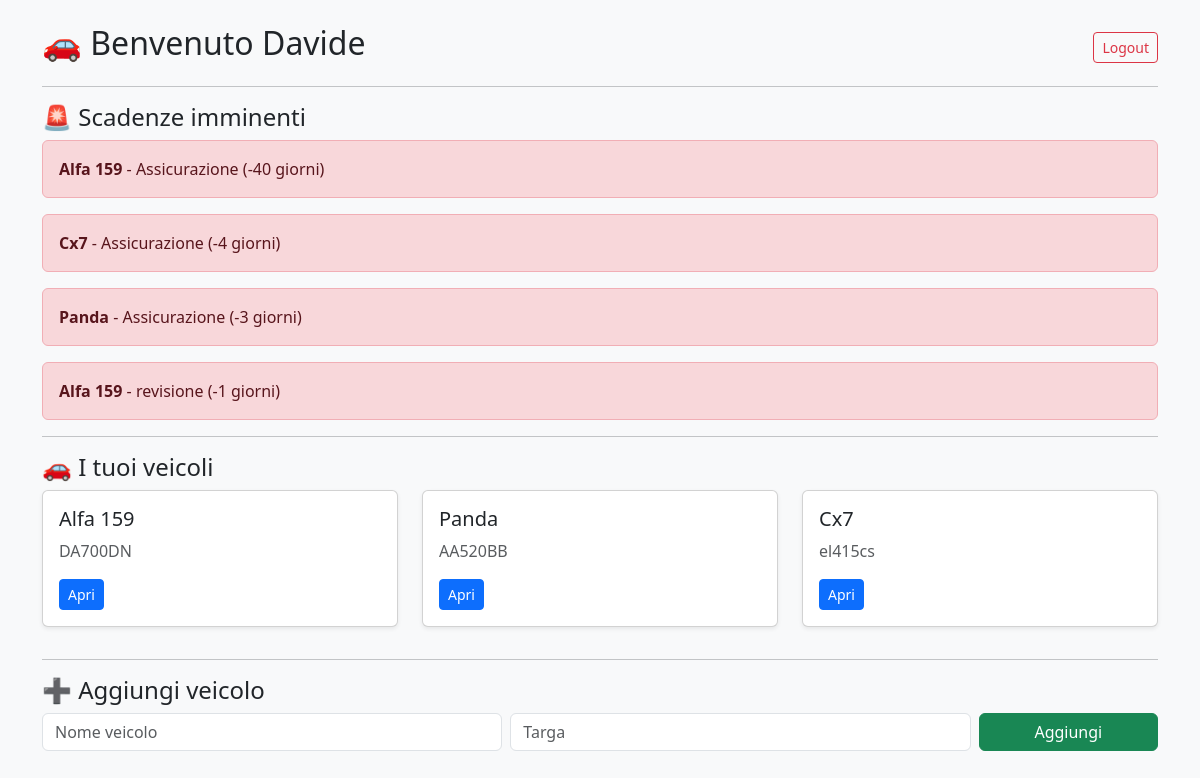
The page / (signed in) on the database its author committed.
### tables this page shows
CREATE TABLE deadlines (
        id INTEGER PRIMARY KEY AUTOINCREMENT,
        vehicle_id INTEGER,
        description TEXT,
        due_date TEXT
    );

CREATE TABLE vehicles (
        id INTEGER PRIMARY KEY AUTOINCREMENT,
        user_id INTEGER,
        name TEXT,
        plate TEXT
    );

### app.py (the view)
@app.route("/")
def home():
    if "user_id" not in session:
        return redirect("/login")
    vehicles = database.get_vehicles_by_user(session["user_id"])
    deadlines = database.get_all_deadlines_by_user(session["user_id"])
    today = datetime.today()
    alerts = []
    for d in deadlines:
        if not d["due_date"]:
            continue
        due_date = datetime.strptime(d["due_date"], "%Y-%m-%d")
        days_left = (due_date - today).days
        if days_left <= 30:
            if days_left <= 10:
                status = "red"
            else:
                status = "yellow"
            alerts.append({
                "vehicle": d["vehicle_name"],
                "description": d["description"],
                "due_date": d["due_date"],
                "days_left": days_left,
                "status": status
            })
    return render_template(
        "home.html",
        name=session.get("name", "Utente"),
        vehicles=vehicles,
        alerts=alerts
    )

### database.py (called while the page is built)
def get_connection():
    conn = sqlite3.connect(DB_NAME)
    conn.row_factory = sqlite3.Row
    return conn

def get_vehicles_by_user(user_id):
    conn = get_connection()
    cursor = conn.cursor()
    cursor.execute("""
    SELECT * FROM vehicles WHERE user_id = ?
    """, (user_id,))
    vehicles = cursor.fetchall()
    conn.close()
    return vehicles

def get_all_deadlines_by_user(user_id):
    conn = get_connection()
    cursor = conn.cursor()
    cursor.execute("""
    SELECT deadlines.*, vehicles.name as vehicle_name
    FROM deadlines
    JOIN vehicles ON deadlines.vehicle_id = vehicles.id
    WHERE vehicles.user_id = ?
    ORDER BY due_date ASC
    """, (user_id,))
    data = cursor.fetchall()
    conn.close()
    return data

### templates/home.html (shortened to what this page needs)
<!DOCTYPE html>
<html>
<head>
    <link href="https://cdn.jsdelivr.net/npm/bootstrap@5.3.0/dist/css/bootstrap.min.css" rel="stylesheet">
</head>
<body class="bg-light">
<div class="container mt-4">
    <div class="d-flex justify-content-between align-items-center">
        <h2>🚗 Benvenuto {{ name }}</h2>
        <a href="/logout" class="btn btn-outline-danger btn-sm">Logout</a>
    </div>
    <hr>
    <h4>🚨 Scadenze imminenti</h4>
    {% for a in alerts %}
        <div class="alert
            {% if a.status == 'red' %} alert-danger
            {% elif a.status == 'yellow' %} alert-warning
            {% endif %}
        ">
            <b>{{ a.vehicle }}</b> - {{ a.description }}
            ({{ a.days_left }} giorni)
        </div>
    {% endfor %}
    <hr>
    <h4>🚗 I tuoi veicoli</h4>
    <div class="row">
        {% for v in vehicles %}
        <div class="col-md-4">
            <div class="card shadow-sm mb-3">
                <div class="card-body">
                    <h5 class="card-title">{{ v["name"] }}</h5>
                    <p class="text-muted">{{ v["plate"] }}</p>
                    <a href="/vehicle/{{ v['id'] }}" class="btn btn-primary btn-sm">
                        Apri
                    </a>
                </div>
            </div>
        </div>
        {% endfor %}
    </div>
    <hr>
    <h4>➕ Aggiungi veicolo</h4>
    <form method="post" action="/add_vehicle" class="row g-2">
        <div class="col-md-5">
            <input class="form-control" name="name" placeholder="Nome veicolo">
        </div>
        <div class="col-md-5">
            <input class="form-control" name="plate" placeholder="Targa">
        </div>
        <div class="col-md-2">
            <button class="btn btn-success w-100">Aggiungi</button>
        </div>
    </form>
</div>
</body>
</html>

### rows shown on the page
deadlines: vehicle "Alfa 159", description "Assicurazione", days_left "-40"
deadlines: vehicle "Cx7", description "Assicurazione", days_left "-4"
deadlines: vehicle "Panda", description "Assicurazione", days_left "-3"
deadlines: vehicle "Alfa 159", description "revisione", days_left "-1"
vehicles: name "Alfa 159", plate "DA700DN"
vehicles: name "Panda", plate "AA520BB"
vehicles: name "Cx7", plate "el415cs"

### other values the page prints
{{ name }} "Davide"
